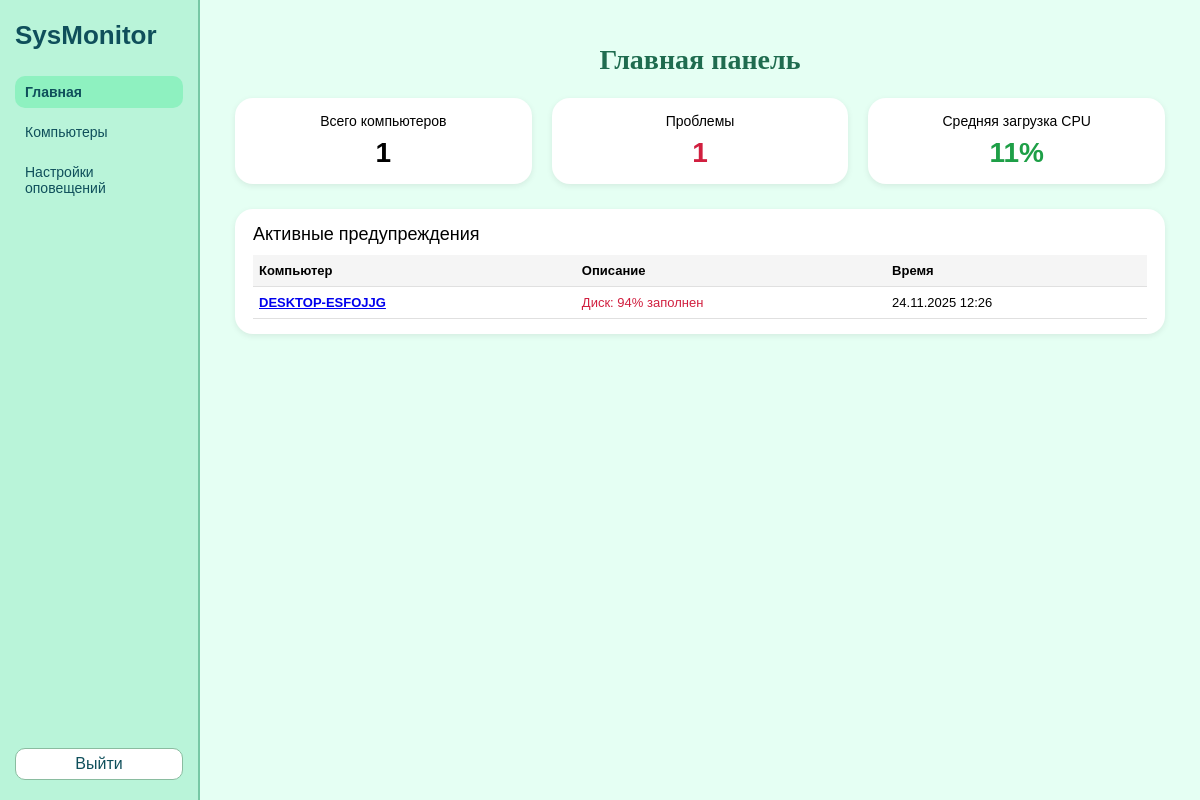
Page /dashboard (signed in) on the earlier database version.
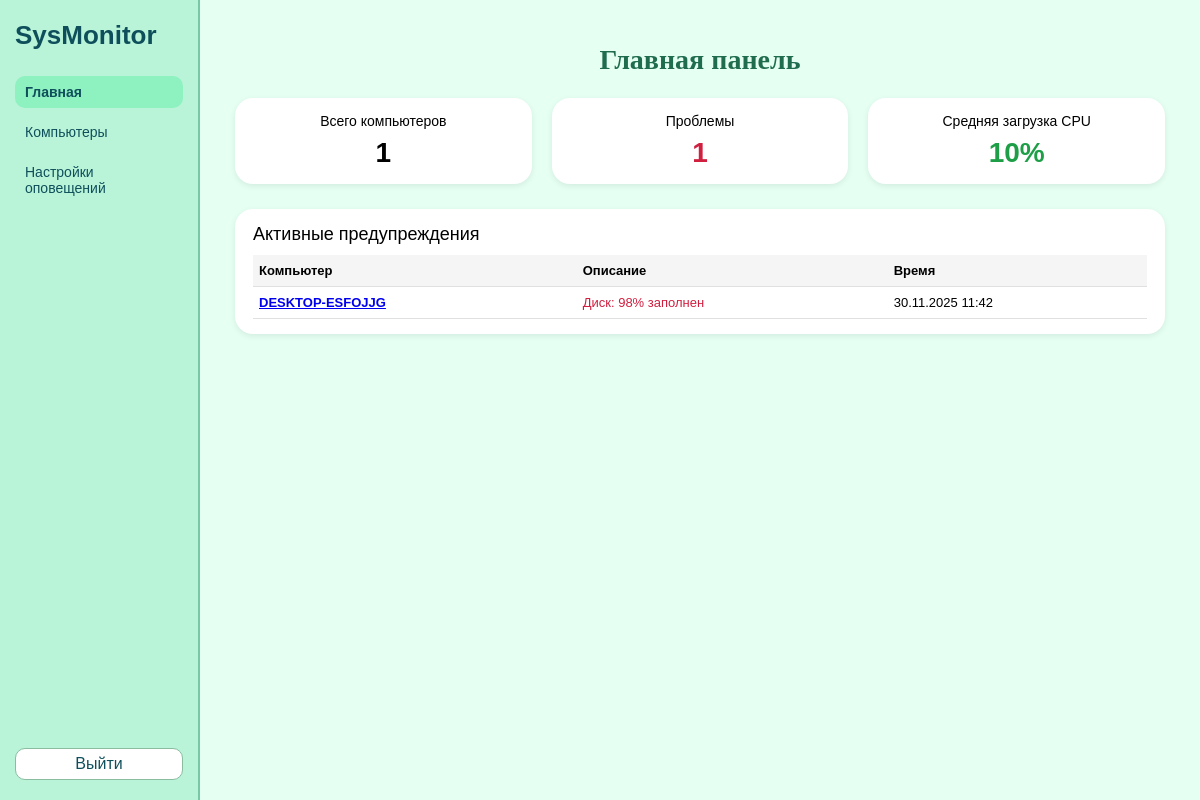
Same page on the later database version.
### app/models.py (models this page shows)
class Computer(db.Model):
    id = db.Column(db.Integer, primary_key=True)
    hostname = db.Column(db.String(128), unique=True, nullable=False)
    created_at = db.Column(db.DateTime, default=datetime.utcnow)
    metrics = db.relationship('Metric', backref='computer', lazy=True, cascade="all, delete-orphan")

class Metric(db.Model):
    id = db.Column(db.Integer, primary_key=True)
    computer_id = db.Column(db.Integer, db.ForeignKey('computer.id'), nullable=False)
    cpu_percent = db.Column(db.Float)
    memory_usage = db.Column(db.Float)
    disk_usage = db.Column(db.Float)
    processes = db.Column(db.Integer)
    timestamp = db.Column(db.DateTime, default=datetime.utcnow)

### app/routes.py (the view)
@main.route('/dashboard')
@login_required
def dashboard():
    computers = Computer.query.all()
    total = len(computers)
    alerts = []
    cpu_values = []
    thresholds = get_thresholds()
    for comp in computers:
        last = comp.metrics[-1] if comp.metrics else None
        if not last:
            continue
        cpu_values.append(last.cpu_percent or 0)
        problems_for_comp = []
        if last.disk_usage is not None and last.disk_usage >= 90:
            problems_for_comp.append(f"Диск: {int(last.disk_usage)}% заполнен")
        if last.memory_usage is not None and last.memory_usage >= 80:
            problems_for_comp.append(f"Высокая загрузка RAM: {int(last.memory_usage)}%")
        if last.cpu_percent is not None and last.cpu_percent >= 85:
            problems_for_comp.append(f"Высокая загрузка CPU: {int(last.cpu_percent)}%")
        if problems_for_comp:
            alerts.append({
                "computer": comp,
                "message": "; ".join(problems_for_comp),
                "timestamp": last.timestamp,
            })
    problems_count = len(alerts)
    avg_cpu = int(sum(cpu_values) / len(cpu_values)) if cpu_values else 0
    return render_template(
        'dashboard.html',
        total_computers=total,
        problems_count=problems_count,
        avg_cpu=avg_cpu,
        alerts=alerts,
        thresholds=thresholds
    )

### app/routes.py (called while the page is built)
def get_thresholds():
    return {
        'cpu': session.get('cpu_threshold', DEFAULT_CPU_THRESHOLD),
        'ram': session.get('ram_threshold', DEFAULT_RAM_THRESHOLD),
        'disk': session.get('disk_threshold', DEFAULT_DISK_THRESHOLD),
    }

def login_required(view_func):
    @wraps(view_func)
    def wrapper(*args, **kwargs):
        if not session.get('logged_in'):
            return redirect(url_for('main.login'))
        return view_func(*args, **kwargs)
    return wrapper

### app/templates/dashboard.html (shortened to what this page needs)
<!DOCTYPE html>
<html lang="ru">
<head>
</head>
<body>
<div class="app">
    <aside class="sidebar">
        <div class="logo-text">SysMonitor</div>
        <div class="menu-item active">
            <a href="{{ url_for('main.dashboard') }}">Главная</a>
        </div>
        <div class="menu-item">
            <a href="{{ url_for('main.index') }}">Компьютеры</a>
        </div>
        <div class="menu-item">
            <a href="{{ url_for('main.alerts_settings') }}">Настройки оповещений</a>
        </div>
        <div class="menu-footer">
            <div class="logout-btn">
                <a href="{{ url_for('main.logout') }}">Выйти</a>
            </div>
        </div>
    </aside>
    <main class="main">
        <h1 class="main-title">Главная панель</h1>
        <div class="cards-row">
            <div class="card">
                <div class="card-title">Всего компьютеров</div>
                <div class="card-value-main">{{ total_computers }}</div>
            </div>
            <div class="card">
                <div class="card-title">Проблемы</div>
                <div class="card-value-main card-value-red">{{ problems_count }}</div>
            </div>
            <div class="card">
                <div class="card-title">Средняя загрузка CPU</div>
                <div class="card-value-main card-value-green">{{ avg_cpu }}%</div>
            </div>
        </div>
        <div class="alerts-block">
            <div class="alerts-title">Активные предупреждения</div>
            {% if alerts %}
                <table>
                    <tr>
                        <th>Компьютер</th>
                        <th>Описание</th>
                        <th>Время</th>
                    </tr>
                    {% for item in alerts %}
                        <tr>
                            <td class="alert-name">
                                <a href="{{ url_for('main.computer_detail', comp_id=item.computer.id) }}">
                                    {{ item.computer.hostname }}
                                </a>
                            </td>
                            <td class="alert-crit">{{ item.message }}</td>
                            <td>{{ item.timestamp.strftime('%d.%m.%Y %H:%M') }}</td>
                        </tr>
                    {% endfor %}
                </table>
            {% else %}
                <p>Активных предупреждений нет.</p>
            {% endif %}
        </div>
    </main>
</div>
</body>
</html>

Differences in the rows shown:
no longer on this page (row unchanged): Metric: timestamp "24.11.2025 12:26"
added Metric: timestamp "30.11.2025 11:42"
Other differences:
{{ avg_cpu }}: "11" → "10"
new list line: "DESKTOP-ESFOJJG"
new list line: "Диск: 98% заполнен"
list line gone: "DESKTOP-ESFOJJG"
list line gone: "Диск: 94% заполнен"
